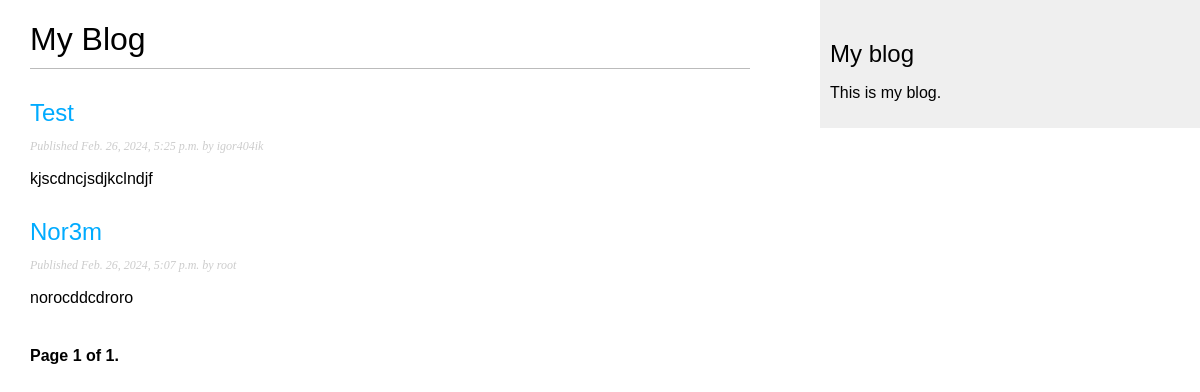
The page /blog/ on the database as committed earlier.
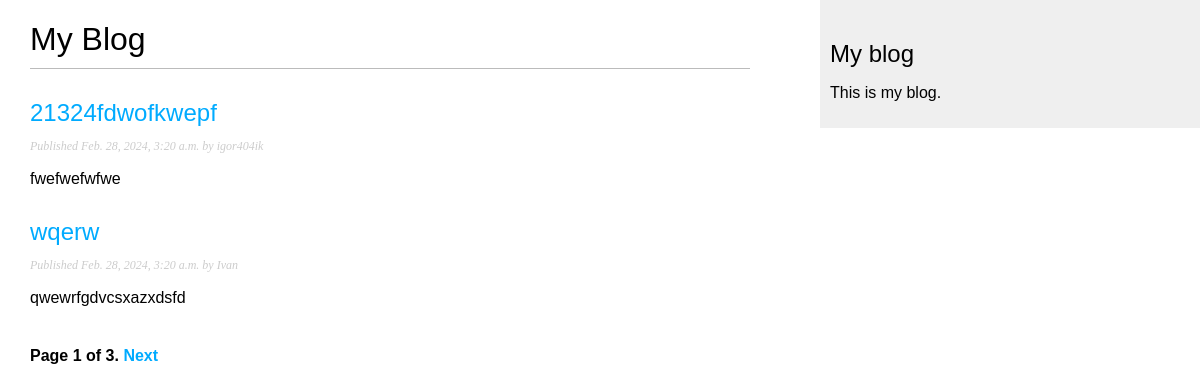
The same page on the database as committed later.
### blog/models.py (models this page shows, shortened)
class Post1(models.Model):
    class Status(models.TextChoices):
        DRAFT = 'DF', 'Draft'
        PUBLISHED = 'PB', 'Published'
    title = models.CharField(max_length=250)
    slug = models.SlugField(max_length=250)
    body = models.TextField()
    publish = models.DateTimeField(default=timezone.now)
    created = models.DateTimeField(auto_now_add=True)
    updated = models.DateTimeField(auto_now=True)
    status = models.CharField(max_length=2,choices=Status.choices,default=Status.DRAFT)
    author = models.ForeignKey(User,on_delete=models.CASCADE,related_name='blog_posts')
    objects = models.Manager() # The default manager.
    published = PublishedManager() # Our custom manager.
    class Meta:
        ordering = ['-publish']
        indexes = [
            models.Index(fields=['-publish'])
        ]

### blog/views.py (the view)
# urls.py: path('', views.post_list, name='post_list'),
def post_list(request):
    post_list = Post1.published.all()
    paginator = Paginator(post_list,2)
    page_number = request.GET.get('page', 1)
    posts = paginator.page(page_number)
    return render(request,'blog/list.html',{'posts': posts})

### blog/models.py (called while the page is built)
       def get_queryset(self):
           return super().get_queryset().filter(status=Post1.Status.PUBLISHED)

### blog/templates/blog/list.html (shortened to what this page needs)
{% extends "blog/base.html" %}
{% block content %}
  <h1>My Blog</h1>
  {% for post in posts %}
    <h2>
      <a href="{% url 'blog:post_detail' post.id %}">
        {{ post.title }}
      </a>
    </h2>
    <p class="date">
      Published {{ post.publish }} by {{ post.author }}
    </p>
    {{ post.body|truncatewords:30|linebreaks }}
  {% endfor %}
  {% include "blog/pagination.html" with page=posts %}
{% endblock %}

Rows that differ between the two databases and show on the page:
no longer on this page (row unchanged): Post1: title "Test", publish "Feb. 26, 2024, 5:25 p.m.", author "igor404ik", body "kjscdncjsdjkclndjf"
no longer on this page (row unchanged): Post1: title "Nor3m", publish "Feb. 26, 2024, 5:07 p.m.", author "root", body "norocddcdroro"
added Post1: title "21324fdwofkwepf", publish "Feb. 28, 2024, 3:20 a.m.", author "igor404ik", body "fwefwefwfwe"
added Post1: title "wqerw", publish "Feb. 28, 2024, 3:20 a.m.", author "Ivan", body "qwewrfgdvcsxazxdsfd"
Other text that changed with them:
{{ page.paginator.num_pages }}: "1" → "3"
text now shown: "Next"
